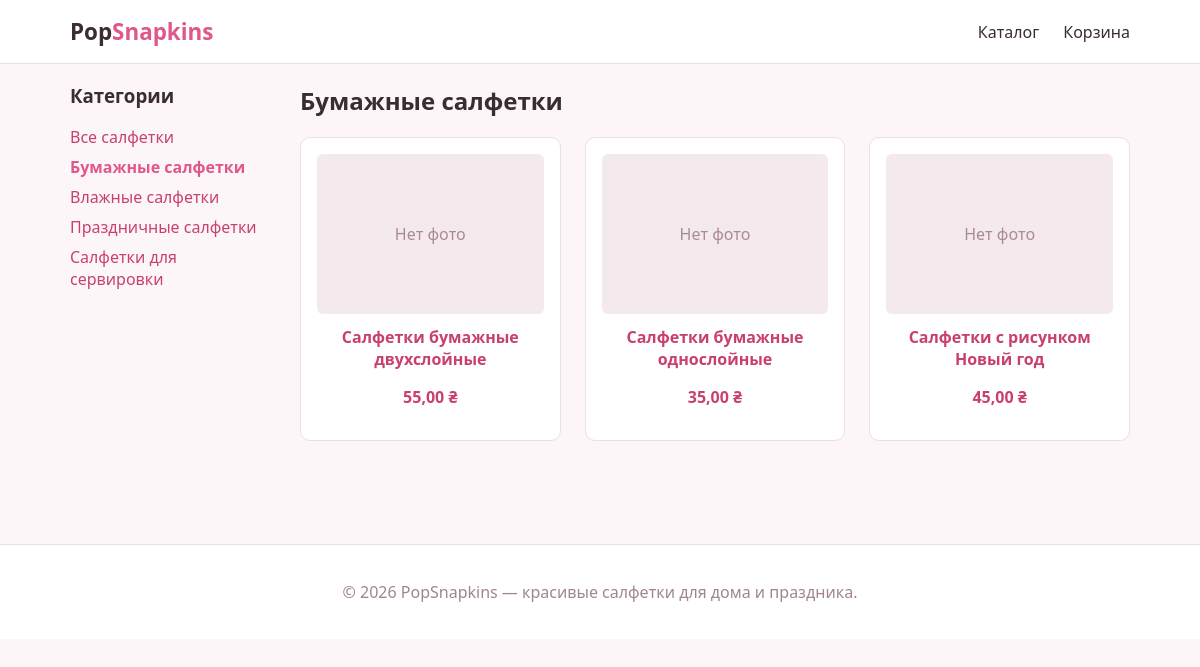
Page /category/paper/ on the committed database.
### shop/models.py (models this page shows, shortened)
class Category(models.Model):
    name = models.CharField('Название', max_length=100)
    slug = models.SlugField('URL', max_length=100, unique=True)
    class Meta:
        verbose_name = 'Категория'
        verbose_name_plural = 'Категории'
        ordering = ['name']
    def get_absolute_url(self):
        return reverse('shop:product_list_by_category', args=[self.slug])

class Product(models.Model):
    category = models.ForeignKey(
        Category, related_name='products', on_delete=models.CASCADE,
        verbose_name='Категория',
    )
    name = models.CharField('Название', max_length=200)
    slug = models.SlugField('URL', max_length=200, unique=True)
    description = models.TextField('Описание', blank=True)
    image = models.ImageField('Изображение', upload_to='products/%Y/%m/', blank=True)
    price = models.DecimalField('Цена', max_digits=8, decimal_places=2)
    stock = models.PositiveIntegerField('Остаток на складе', default=0)
    available = models.BooleanField('В продаже', default=True)
    created = models.DateTimeField('Создан', auto_now_add=True)
    updated = models.DateTimeField('Обновлён', auto_now=True)
    class Meta:
        verbose_name = 'Товар'
        verbose_name_plural = 'Товары'
        ordering = ['name']
    def get_absolute_url(self):
        return reverse('shop:product_detail', args=[self.id, self.slug])

### shop/views.py (the view)
# urls.py: path('', views.product_list, name='product_list'),
def product_list(request, category_slug=None):
    category = None
    categories = Category.objects.all()
    products = Product.objects.filter(available=True)
    if category_slug:
        category = get_object_or_404(Category, slug=category_slug)
        products = products.filter(category=category)
    return render(request, 'shop/product/list.html', {
        'category': category,
        'categories': categories,
        'products': products,
    })

### shop/cart.py (called while the page is built)
    def __len__(self):
        return sum(item['quantity'] for item in self.cart.values())

### shop/context_processors.py (called while the page is built)
def cart(request):
    return {'cart': Cart(request)}

### shop/templates/shop/product/list.html (shortened to what this page needs)
{% extends "shop/base.html" %}
{% load static %}
{% block content %}
    <div class="catalog-layout">
        <aside class="sidebar">
            <h3>Категории</h3>
            <ul class="category-list">
                <li{% if not category %} class="active"{% endif %}>
                    <a href="{% url 'shop:product_list' %}">Все салфетки</a>
                </li>
                {% for c in categories %}
                    <li{% if category.slug == c.slug %} class="active"{% endif %}>
                        <a href="{{ c.get_absolute_url }}">{{ c.name }}</a>
                    </li>
                {% endfor %}
            </ul>
        </aside>
        <section class="product-grid">
            <h1>{% if category %}{{ category.name }}{% else %}Все салфетки{% endif %}</h1>
            {% if products %}
                <div class="grid">
                    {% for product in products %}
                        <div class="product-card">
                            <a href="{{ product.get_absolute_url }}" class="product-image">
                                {% if product.image %}
                                    <img src="{{ product.image.url }}" alt="{{ product.name }}">
                                {% else %}
                                    <div class="no-image">Нет фото</div>
                                {% endif %}
                            </a>
                            <h2><a href="{{ product.get_absolute_url }}">{{ product.name }}</a></h2>
                            <p class="price">{{ product.price }} ₴</p>
                        </div>
                    {% endfor %}
                </div>
            {% else %}
                <p>В этой категории пока нет товаров.</p>
            {% endif %}
        </section>
    </div>
{% endblock %}

### shop/static/shop/css/style.css (style rules this page uses)
:root { --color-primary: #e0578c; --color-primary-dark: #c8406f; --color-bg: #fdf6f8; --color-text: #3a2c33; --color-border: #eeddE3; }
* { box-sizing: border-box; }
body { margin: 0; font-family: "Segoe UI", Arial, sans-serif; background: var(--color-bg); color: var(--color-text); }
a { color: var(--color-primary-dark); text-decoration: none; }
.catalog-layout { display: flex; gap: 30px; }
.sidebar { flex: 0 0 200px; }
.category-list { list-style: none; padding: 0; }
.category-list li { margin-bottom: 8px; }
.category-list li.active a { color: var(--color-primary); font-weight: bold; }
.product-grid { flex: 1; }
.grid { display: grid; grid-template-columns: repeat(auto-fill, minmax(220px, 1fr)); gap: 24px; margin-top: 20px; }
.product-card { background: #fff; border: 1px solid var(--color-border); border-radius: 10px; padding: 16px; text-align: center; transition: box-shadow 0.15s ease; }
.no-image { height: 160px; display: flex; align-items: center; justify-content: center; background: #f4e9ec; color: #aa8a94; border-radius: 6px; }
.product-card h2 { font-size: 1rem; margin: 12px 0 4px; }
.price, .price-large { color: var(--color-primary-dark); font-weight: bold; }

### rows in the picture
Category: name "Бумажные салфетки"
Category: name "Влажные салфетки"
Category: name "Праздничные салфетки"
Category: name "Салфетки для сервировки"
Product: image "Нет фото", name "Салфетки бумажные двухслойные", price "55,00"
Product: image "Нет фото", name "Салфетки бумажные однослойные", price "35,00"
Product: image "Нет фото", name "Салфетки с рисунком Новый год", price "45,00"
